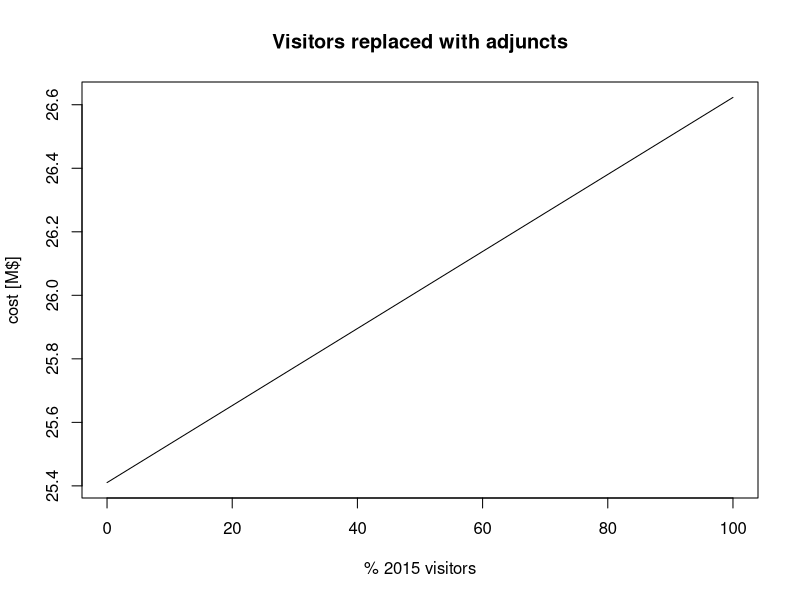

Write the R code that produced this figure.
dat <-read.table("costvvis.dat")
options(scipen=5)
par(cex=1)
plot(dat[,1],dat[,2]/1000000,main="Visitors replaced with adjuncts",xlab="% 2015 visitors",ylab="cost [M$]",type="l")
dev.copy2pdf(file="costvvis.pdf")
dev.copy(jpeg,'costvvis.jpg')
dev.off()